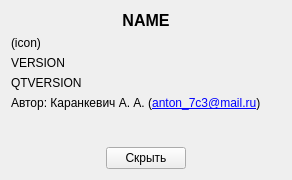
<?xml version="1.0" encoding="UTF-8"?>
<ui version="4.0">
 <class>AboutForm</class>
 <widget class="QWidget" name="AboutForm">
  <property name="geometry">
   <rect>
    <x>0</x>
    <y>0</y>
    <width>292</width>
    <height>180</height>
   </rect>
  </property>
  <property name="maximumSize">
   <size>
    <width>450</width>
    <height>300</height>
   </size>
  </property>
  <property name="windowTitle">
   <string>Form</string>
  </property>
  <property name="windowIcon">
   <iconset>
    <normaloff>:/icons/logo_small.png</normaloff>:/icons/logo_small.png</iconset>
  </property>
  <layout class="QGridLayout" name="gridLayout">
   <item row="3" column="0">
    <widget class="QLabel" name="qtversion_label">
     <property name="text">
      <string>QTVERSION</string>
     </property>
    </widget>
   </item>
   <item row="2" column="0">
    <widget class="QLabel" name="appVersion_label">
     <property name="text">
      <string>VERSION</string>
     </property>
    </widget>
   </item>
   <item row="0" column="0">
    <widget class="QLabel" name="appName_label">
     <property name="font">
      <font>
       <pointsize>12</pointsize>
       <weight>75</weight>
       <bold>true</bold>
      </font>
     </property>
     <property name="text">
      <string>NAME</string>
     </property>
     <property name="alignment">
      <set>Qt::AlignCenter</set>
     </property>
    </widget>
   </item>
   <item row="1" column="0">
    <widget class="QLabel" name="icon_label">
     <property name="text">
      <string>(icon)</string>
     </property>
    </widget>
   </item>
   <item row="5" column="0">
    <spacer name="verticalSpacer">
     <property name="orientation">
      <enum>Qt::Vertical</enum>
     </property>
     <property name="sizeHint" stdset="0">
      <size>
       <width>20</width>
       <height>40</height>
      </size>
     </property>
    </spacer>
   </item>
   <item row="6" column="0">
    <widget class="QWidget" name="widget" native="true">
     <layout class="QHBoxLayout" name="horizontalLayout">
      <property name="leftMargin">
       <number>0</number>
      </property>
      <property name="topMargin">
       <number>0</number>
      </property>
      <property name="rightMargin">
       <number>0</number>
      </property>
      <property name="bottomMargin">
       <number>0</number>
      </property>
      <item>
       <spacer name="horizontalSpacer">
        <property name="orientation">
         <enum>Qt::Horizontal</enum>
        </property>
        <property name="sizeHint" stdset="0">
         <size>
          <width>40</width>
          <height>20</height>
         </size>
        </property>
       </spacer>
      </item>
      <item>
       <widget class="QPushButton" name="pushButton">
        <property name="text">
         <string>Скрыть</string>
        </property>
       </widget>
      </item>
      <item>
       <spacer name="horizontalSpacer_2">
        <property name="orientation">
         <enum>Qt::Horizontal</enum>
        </property>
        <property name="sizeHint" stdset="0">
         <size>
          <width>40</width>
          <height>20</height>
         </size>
        </property>
       </spacer>
      </item>
     </layout>
    </widget>
   </item>
   <item row="4" column="0">
    <widget class="QLabel" name="author_label">
     <property name="text">
      <string>&lt;html&gt;&lt;head/&gt;&lt;body&gt;&lt;p&gt;Автор: Каранкевич А. А. (&lt;a href=&quot;mailto:anton_7c3@mail.ru&quot;&gt;anton_7c3@mail.ru&lt;/a&gt;)&lt;/p&gt;&lt;/body&gt;&lt;/html&gt;</string>
     </property>
     <property name="textInteractionFlags">
      <set>Qt::LinksAccessibleByMouse|Qt::TextSelectableByMouse</set>
     </property>
    </widget>
   </item>
  </layout>
 </widget>
 <resources/>
 <connections>
  <connection>
   <sender>pushButton</sender>
   <signal>clicked()</signal>
   <receiver>AboutForm</receiver>
   <slot>close()</slot>
   <hints>
    <hint type="sourcelabel">
     <x>90</x>
     <y>143</y>
    </hint>
    <hint type="destinationlabel">
     <x>109</x>
     <y>115</y>
    </hint>
   </hints>
  </connection>
 </connections>
</ui>
